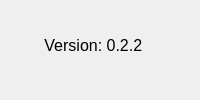
<?xml version="1.0" encoding="UTF-8"?>
<ui version="4.0">
 <class>AboutDialog</class>
 <widget class="QDialog" name="AboutDialog">
  <property name="geometry">
   <rect>
    <x>0</x>
    <y>0</y>
    <width>200</width>
    <height>100</height>
   </rect>
  </property>
  <property name="windowTitle">
   <string>About D-Viz</string>
  </property>
  <widget class="QLabel" name="headerLabel">
   <property name="geometry">
    <rect>
     <x>40</x>
     <y>20</y>
     <width>121</width>
     <height>51</height>
    </rect>
   </property>
   <property name="font">
    <font>
     <family>Segoe UI</family>
     <pointsize>12</pointsize>
    </font>
   </property>
   <property name="text">
    <string> Version: 0.2.2</string>
   </property>
  </widget>
 </widget>
 <resources/>
 <connections/>
</ui>
